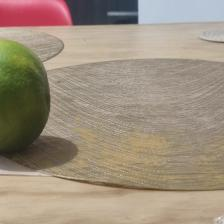
#> input picture Lemon_size.v5i.multiclass/test/WhatsApp-Image-2026-02-23-at-6-14-24-PM_jpeg.rf.225ea2062ef0105f40b4c4510c91fe14.jpg, 224 x 224 px
$ python -i DectetorFondoHomogeneo.py   (imports and definitions only)
#> lines starting #> are read from the running program, lines starting #| are printed output that depends on the picture; after the words box and inside, x2 and y2 are one past the last pixel; in counts of white or black regions, pixels touching at a corner belong together
#> further down, picture is the input picture: shape (224, 224, 3); mean B, G, R 125.5, 143.3, 157.7
import cv2
class DetectorFondoHomogeneo():
    def __init__(self):
        pass

    def deteccion_objetos(self, frame):
        # Convertir imagen a escala de grises
        gray = cv2.cvtColor(frame, cv2.COLOR_BGR2GRAY)
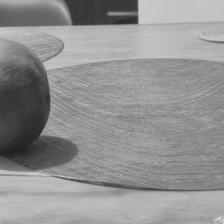
#> gray: shape (224, 224); min 31, max 232, mean 145.6

        # Crea una máscara con umbral adaptativo
        mask = cv2.adaptiveThreshold(
            gray,
            255,
            cv2.ADAPTIVE_THRESH_MEAN_C,
            cv2.THRESH_BINARY_INV,
            19,
            5
        )
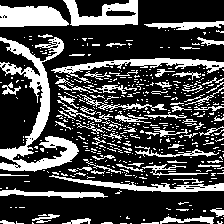
#> mask: shape (224, 224); 28.1% white; 502 white regions (424 under 20 px)

        # Encuentra contornos
        contornos, _ = cv2.findContours(
            mask,
            cv2.RETR_EXTERNAL,
            cv2.CHAIN_APPROX_SIMPLE
        )
#> contornos = 502 contours, 463 with area under 20; largest, box (x1, y1, x2, y2) and area: (0, 37, 79, 172) 2639, (0, 5, 69, 27) 1133, (63, 0, 138, 26) 1110, (51, 58, 224, 83) 870, (49, 175, 224, 192) 672

        # Creamos una lista donde almacenaremos los objetos
        objetos_contornos = []

        # Si encontramos contornos entramos al for
        for cnt in contornos:
            # Medimos el área de los contornos
            area = cv2.contourArea(cnt)

            # Si el área es mayor a 2000 agregamos el objeto a la lista
            if area > 2000:
                objetos_contornos.append(cnt)
#> this loop made 502 passes
#> area on passes 8, 11, 13: 22.5, 59, 159.5
#> after the loop, objetos_contornos = 1 contour; box (x1, y1, x2, y2) and area: (0, 37, 79, 172) 2639

        return objetos_contornos

>>> import cv2
>>> picture = cv2.imread('Lemon_size.v5i.multiclass/test/WhatsApp-Image-2026-02-23-at-6-14-24-PM_jpeg.rf.225ea2062ef0105f40b4c4510c91fe14.jpg')
>>> result = DetectorFondoHomogeneo().deteccion_objetos(picture)
#> result has the same summary as objetos_contornos in deteccion_objetos

$ run again, on Lemon_size.v5i.multiclass/test/WhatsApp-Image-2026-02-23-at-6-14-27-PM-1-_jpeg.rf.cf39cd5839f5152e845c8a36b86eddc3.jpg
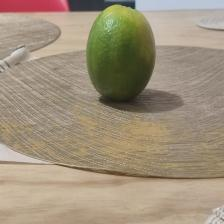
#> input picture Lemon_size.v5i.multiclass/test/WhatsApp-Image-2026-02-23-at-6-14-27-PM-1-_jpeg.rf.cf39cd5839f5152e845c8a36b86eddc3.jpg, 224 x 224 px
#> picture is the input picture: shape (224, 224, 3); mean B, G, R 123, 144.9, 158.9
#> in deteccion_objetos, `gray = cv2.cvtColor(frame, cv2.COLOR_BGR2GRAY)`:
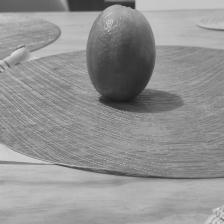
#> gray: shape (224, 224); min 26, max 227, mean 146.6
#> in deteccion_objetos, `mask = cv2.adaptiveThreshold( gray, 255, cv2.ADAPTIVE_THRESH_MEAN_C, c..`:
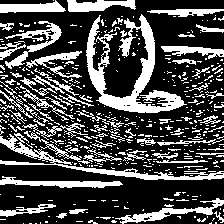
#> mask: shape (224, 224); 29.5% white; 511 white regions (439 under 20 px)
#> contornos = 511 contours, 471 with area under 20; largest, box (x1, y1, x2, y2) and area: (86, 14, 187, 113) 2552, (0, 133, 224, 180) 1108, (115, 198, 224, 224) 562, (5, 21, 62, 69) 544, (0, 176, 123, 188) 536
#> the loop in deteccion_objetos, `for cnt in contornos:` made 511 passes
#> area on passes 23, 28, 34: 23, 41, 224
#> after the loop in deteccion_objetos, `for cnt in contornos:`: objetos_contornos = 1 contour; box (x1, y1, x2, y2) and area: (86, 14, 187, 113) 2552
#> result has the same summary as objetos_contornos in deteccion_objetos
